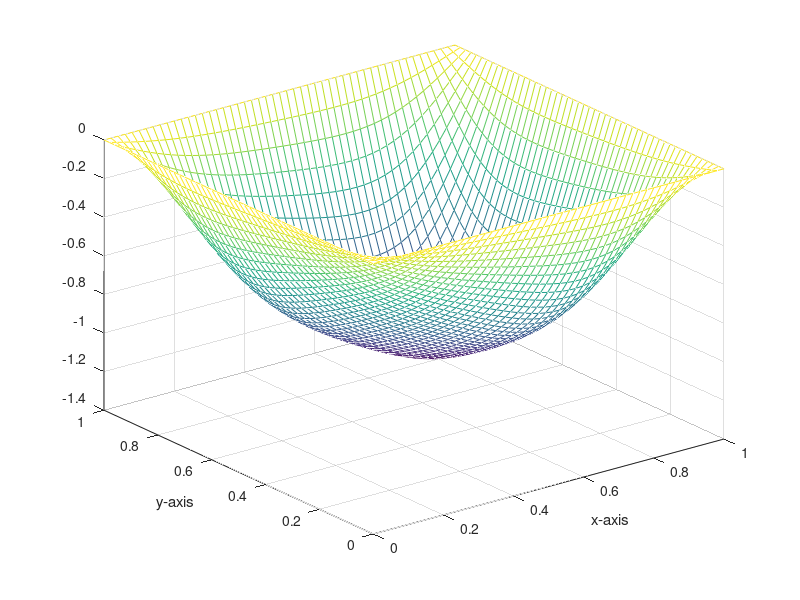

Write MATLAB code to recreate this figure.
close all;
clear;
clc;

%Choose gridsize and residual size
h = 0.02;
max_res = 0.01;

%Choose the border functions
fi1 = @(x) x + 1;
fi2 = @(y) y + 1;
fi3 = @(x) x;
fi4 = @(y) y;


%Choose forcing term and the actual function to compare
g = @(x,y) 0;
u = @(x,y) x + y;

%Setting up
x(1) = 0;
xf = 1;
yf = 1;
n = round((xf - x(1))/h);
x = 0:h:n*h;
y = 0:h:n*h;
z = zeros(length(x),length(y));


sum = 0;

for i = 1:length(x)
    z(i,length(y)) = fi1(x(i));
    z(length(x),i) = fi2(y(i));
    z(i,1) = fi3(x(i));
    z(1,i) = fi4(y(i));
end

%Calculate the average value
total = 4*(n + 1) - 4;
avg = sum/total;


%Set all the inner points as this average value
for i = 2:length(x) - 1
    for j = 2:length(y) - 1
            z(i,j) = avg;
    end
end

mesh(x,y,z);
xlabel('x-axis');
ylabel('y-axis');

while (true)
    r_max = 0;
    for i = 2:length(x) - 1
        for j = 2:length(y) -1
            r = (z(i+1,j) + z(i-1,j) + z(i,j+1) + z(i,j-1) - 4*z(i,j) - (h^2)*g(x(i),y(j)))/4;
            z(i,j) = z(i,j) + r;
            if(abs(r) > r_max)
                r_max = abs(r);
            end
        end
    end
    if(r_max < max_res)
        break;
    end
end

%Calculating the actual values 
[X, Y] = meshgrid(0:h:n*h);
U = X + Y;

%Plot estimation and actual values
%mesh(x,y,z); hold on; mesh(X,Y,U);

%Plot error
er = z' - U; mesh(X,Y,er);
xlabel('x-axis');
ylabel('y-axis');
